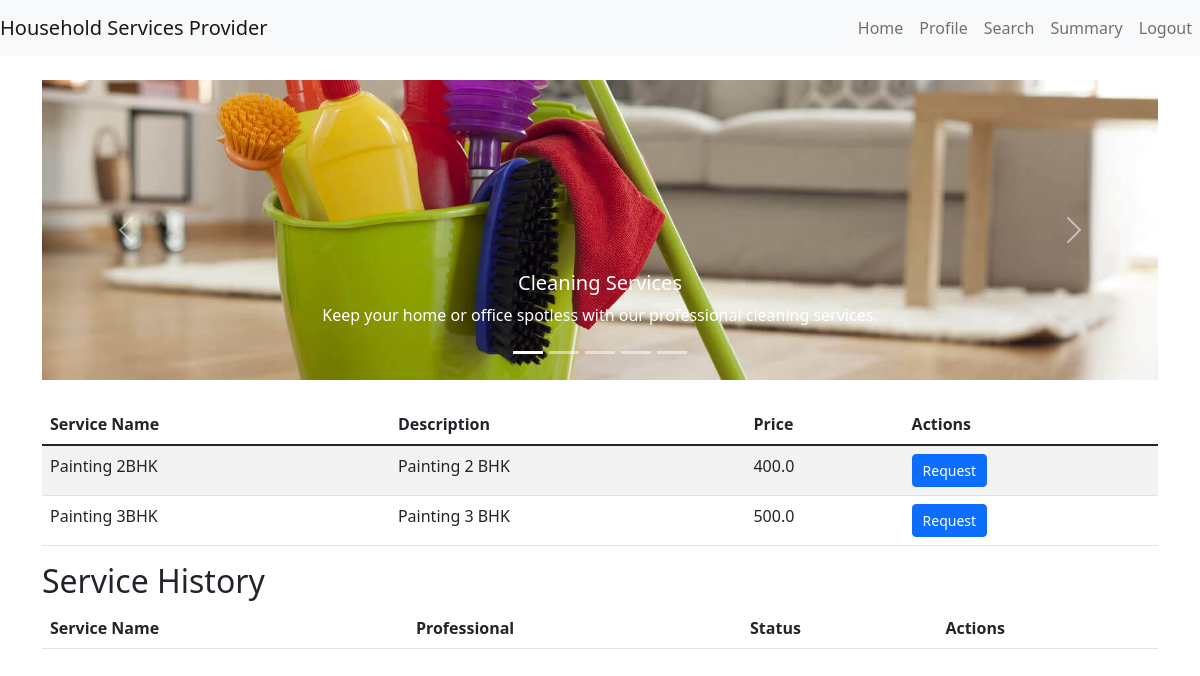
Screenshot of /customer/dashboard?service_type=painting (signed in) with the database file from the repository.
### models.py (models this page shows, shortened)
class Service(db.Model):
    __tablename__ = 'services'
    id = db.Column(db.Integer, primary_key=True)
    name = db.Column(db.String(100), nullable=False)
    price = db.Column(db.Float, nullable=False)
    description = db.Column(db.String(200))
    service_type = db.Column(db.String(50))

### app.py (the view)
@app.route('/customer/dashboard', methods=['GET', 'POST'])
def customer_dashboard():
    if 'user_id' in session:
        if request.args.get("service_type"):
            services = Service.query.filter_by(service_type=request.args.get("service_type")).all()
        else:
            services = []
        service_requests = ServiceRequest.query.filter_by(customer_id=session['user_id']).all()
        professional_profile = ProfessionalProfile.query.all()
        service_dict = {}  # Define service_dict here
        prof_dict = {}  # Define user_dict here
        for professional in professional_profile:
            prof_dict[professional.user_id] = professional
        for service in Service.query.all():
            service_dict[service.id] = service
        return render_template('customer_dashboard.html', services=services, service_requests=service_requests,prof_dict=prof_dict,service_dict=service_dict)
    return redirect(url_for('login'))

### app.py (called while the page is built)
@app.before_request
def create_tables():
    global first_request
    if first_request:
        db.create_all()
        first_request = False

### templates/customer_dashboard.html (shortened to what this page needs)
{% extends "base.html" %}
{% block content %}
<div id="serviceCarousel" class="carousel slide" data-bs-ride="carousel">
    <div class="carousel-indicators">
        <button type="button" data-bs-target="#serviceCarousel" data-bs-slide-to="0" class="active" aria-current="true"></button>
        <button type="button" data-bs-target="#serviceCarousel" data-bs-slide-to="1"></button>
        <button type="button" data-bs-target="#serviceCarousel" data-bs-slide-to="2"></button>
        <button type="button" data-bs-target="#serviceCarousel" data-bs-slide-to="3"></button>
        <button type="button" data-bs-target="#serviceCarousel" data-bs-slide-to="4"></button>
    </div>
    <div class="carousel-inner">
        <div class="carousel-item active">
            <img src="{{ url_for('static', filename='images/cleaning.jpg') }}" class="d-block w-100" alt="Cleaning Services">
            <div class="carousel-caption d-none d-md-block">
                <a href="{{ url_for('customer_dashboard', service_type='cleaning') }}" class="btn">
                <h5>Cleaning Services</h5>
                <p>Keep your home or office spotless with our professional cleaning services.</p>
                </a>
            </div>
        </div>
    </div>
    <button class="carousel-control-prev" type="button" data-bs-target="#serviceCarousel" data-bs-slide="prev">
        <span class="carousel-control-prev-icon" aria-hidden="true"></span>
    </button>
    <button class="carousel-control-next" type="button" data-bs-target="#serviceCarousel" data-bs-slide="next">
        <span class="carousel-control-next-icon" aria-hidden="true"></span>
    </button>
</div>
<table class="table table-striped mt-4">
    <thead>
        <tr>
            <th>Service Name</th>
            <th>Description</th>
            <th>Price</th>
            <th>Actions</th>
        </tr>
    </thead>
    <tbody>
        {% for service in services %}
        <tr>
            <td>{{ service.name }}</td>
            <td>{{ service.description }}</td>
            <td>{{ service.price }}</td>
            <td>
                <a href="/customer/create_service_request/{{ service.id }}" class="btn btn-primary">Request</a>
            </td>
        </tr>
        {% endfor %}
    </tbody>
</table>
<h2>Service History</h2>
<table class="table table-striped">
    <thead>
        <tr>
            <th>Service Name</th>
            <th>Professional</th>
            <th>Status</th>
            <th>Actions</th>
        </tr>
    </thead>
</table>
{% endblock %}

### static/styles/styles.css (style rules this page uses)
.btn-primary { padding: 5px 10px; font-size: 14px; }
.carousel-item img { height: 300px; object-fit: cover; }
.carousel-caption { background-color: transparent; padding: 10px; }
.carousel-caption h5, .carousel-caption p, .carousel-caption a { color: #fff; }

### rows the page displays
Service: name "Painting 2BHK", description "Painting 2 BHK", price "400.0"
Service: name "Painting 3BHK", description "Painting 3 BHK", price "500.0"
